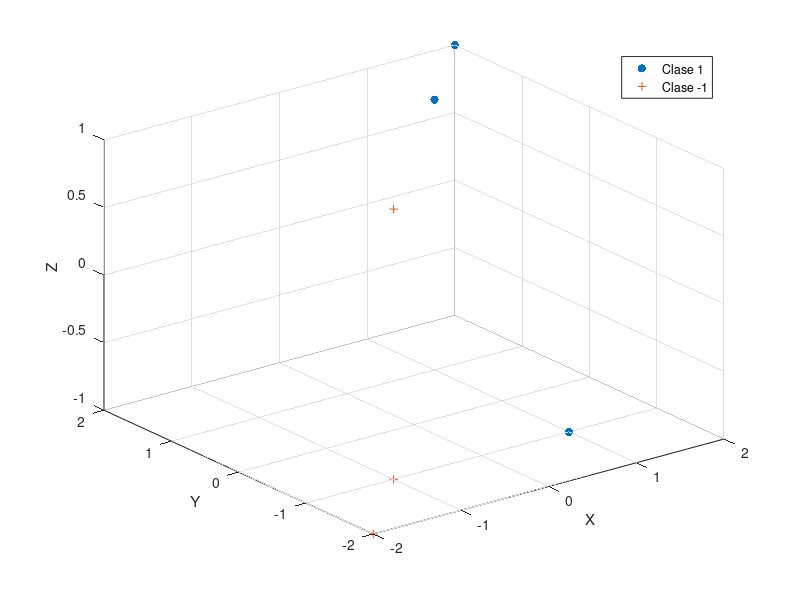

Source code (MATLAB):
% Puntos de entrada
P = [
    1, 1, 1;
    2, 2, 1;
    -1, -1, -1;
    -2, -2, -1;
    -1, -1, 1;
    1, -1, -1
];

% Clases
T = [
    1, 1, -1, -1, -1, 1;
    1, 1, -1, -1, 1, -1
];

% Separar puntos por clases
P_clase1 = P(T(1,:) == 1, :);
P_clase2 = P(T(1,:) == -1, :);

% Graficar puntos en 3D
scatter3(P_clase1(:,1), P_clase1(:,2), P_clase1(:,3), 'o', 'filled', 'DisplayName', 'Clase 1');
hold on;
scatter3(P_clase2(:,1), P_clase2(:,2), P_clase2(:,3), '+', 'DisplayName', 'Clase -1');
hold off;
legend;
xlabel('X');
ylabel('Y');
zlabel('Z');